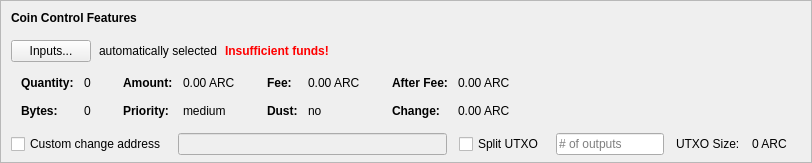
    <widget class="QFrame" name="frameCoinControl">
     <property name="sizePolicy">
      <sizepolicy hsizetype="Expanding" vsizetype="Expanding">
       <horstretch>0</horstretch>
       <verstretch>0</verstretch>
      </sizepolicy>
     </property>
     <property name="maximumSize">
      <size>
       <width>16777215</width>
       <height>16777215</height>
      </size>
     </property>
     <property name="frameShape">
      <enum>QFrame::StyledPanel</enum>
     </property>
     <property name="frameShadow">
      <enum>QFrame::Sunken</enum>
     </property>
     <layout class="QVBoxLayout" name="verticalLayoutCoinControl2">
      <property name="spacing">
       <number>0</number>
      </property>
      <property name="leftMargin">
       <number>0</number>
      </property>
      <property name="topMargin">
       <number>0</number>
      </property>
      <property name="rightMargin">
       <number>0</number>
      </property>
      <property name="bottomMargin">
       <number>6</number>
      </property>
      <item>
       <layout class="QVBoxLayout" name="verticalLayoutCoinControl" stretch="0,0,0,0,1">
        <property name="spacing">
         <number>0</number>
        </property>
        <property name="leftMargin">
         <number>10</number>
        </property>
        <property name="topMargin">
         <number>10</number>
        </property>
        <item>
         <layout class="QHBoxLayout" name="horizontalLayoutCoinControl1">
          <property name="bottomMargin">
           <number>15</number>
          </property>
          <item>
           <widget class="QLabel" name="labelCoinControlFeatures">
            <property name="sizePolicy">
             <sizepolicy hsizetype="Preferred" vsizetype="Maximum">
              <horstretch>0</horstretch>
              <verstretch>0</verstretch>
             </sizepolicy>
            </property>
            <property name="font">
             <font>
              <weight>75</weight>
              <bold>true</bold>
             </font>
            </property>
            <property name="styleSheet">
             <string notr="true">font-weight:bold;</string>
            </property>
            <property name="text">
             <string>Coin Control Features</string>
            </property>
           </widget>
          </item>
         </layout>
        </item>
        <item>
         <layout class="QHBoxLayout" name="horizontalLayoutCoinControl2" stretch="0,0,0,0">
          <property name="spacing">
           <number>8</number>
          </property>
          <property name="bottomMargin">
           <number>10</number>
          </property>
          <item>
           <widget class="QPushButton" name="pushButtonCoinControl">
            <property name="styleSheet">
             <string notr="true"/>
            </property>
            <property name="text">
             <string>Inputs...</string>
            </property>
            <property name="autoDefault">
             <bool>false</bool>
            </property>
           </widget>
          </item>
          <item>
           <widget class="QLabel" name="labelCoinControlAutomaticallySelected">
            <property name="text">
             <string>automatically selected</string>
            </property>
            <property name="margin">
             <number>5</number>
            </property>
           </widget>
          </item>
          <item>
           <widget class="QLabel" name="labelCoinControlInsuffFunds">
            <property name="font">
             <font>
              <weight>75</weight>
              <bold>true</bold>
             </font>
            </property>
            <property name="styleSheet">
             <string notr="true">color:red;font-weight:bold;</string>
            </property>
            <property name="text">
             <string>Insufficient funds!</string>
            </property>
            <property name="margin">
             <number>5</number>
            </property>
           </widget>
          </item>
          <item>
           <spacer name="horizontalSpacerCoinControl">
            <property name="orientation">
             <enum>Qt::Horizontal</enum>
            </property>
            <property name="sizeHint" stdset="0">
             <size>
              <width>40</width>
              <height>1</height>
             </size>
            </property>
           </spacer>
          </item>
         </layout>
        </item>
        <item>
         <widget class="QWidget" name="widgetCoinControl" native="true">
          <property name="sizePolicy">
           <sizepolicy hsizetype="Preferred" vsizetype="Preferred">
            <horstretch>0</horstretch>
            <verstretch>0</verstretch>
           </sizepolicy>
          </property>
          <property name="minimumSize">
           <size>
            <width>0</width>
            <height>0</height>
           </size>
          </property>
          <property name="styleSheet">
           <string notr="true"/>
          </property>
          <layout class="QHBoxLayout" name="horizontalLayoutCoinControl5">
           <property name="leftMargin">
            <number>0</number>
           </property>
           <property name="topMargin">
            <number>0</number>
           </property>
           <property name="rightMargin">
            <number>0</number>
           </property>
           <property name="bottomMargin">
            <number>0</number>
           </property>
           <item>
            <layout class="QHBoxLayout" name="horizontalLayoutCoinControl3" stretch="0,0,0,1">
             <property name="spacing">
              <number>20</number>
             </property>
             <property name="topMargin">
              <number>0</number>
             </property>
             <property name="bottomMargin">
              <number>10</number>
             </property>
             <item>
              <layout class="QFormLayout" name="formLayoutCoinControl1">
               <property name="horizontalSpacing">
                <number>10</number>
               </property>
               <property name="verticalSpacing">
                <number>14</number>
               </property>
               <property name="leftMargin">
                <number>10</number>
               </property>
               <property name="topMargin">
                <number>4</number>
               </property>
               <property name="rightMargin">
                <number>6</number>
               </property>
               <item row="0" column="0">
                <widget class="QLabel" name="labelCoinControlQuantityText">
                 <property name="font">
                  <font>
                   <weight>75</weight>
                   <bold>true</bold>
                  </font>
                 </property>
                 <property name="text">
                  <string>Quantity:</string>
                 </property>
                 <property name="margin">
                  <number>0</number>
                 </property>
                </widget>
               </item>
               <item row="0" column="1">
                <widget class="QLabel" name="labelCoinControlQuantity">
                 <property name="cursor">
                  <cursorShape>IBeamCursor</cursorShape>
                 </property>
                 <property name="contextMenuPolicy">
                  <enum>Qt::ActionsContextMenu</enum>
                 </property>
                 <property name="text">
                  <string notr="true">0</string>
                 </property>
                 <property name="margin">
                  <number>0</number>
                 </property>
                 <property name="textInteractionFlags">
                  <set>Qt::LinksAccessibleByMouse|Qt::TextSelectableByKeyboard|Qt::TextSelectableByMouse</set>
                 </property>
                </widget>
               </item>
               <item row="1" column="0">
                <widget class="QLabel" name="labelCoinControlBytesText">
                 <property name="font">
                  <font>
                   <weight>75</weight>
                   <bold>true</bold>
                  </font>
                 </property>
                 <property name="text">
                  <string>Bytes:</string>
                 </property>
                </widget>
               </item>
               <item row="1" column="1">
                <widget class="QLabel" name="labelCoinControlBytes">
                 <property name="cursor">
                  <cursorShape>IBeamCursor</cursorShape>
                 </property>
                 <property name="contextMenuPolicy">
                  <enum>Qt::ActionsContextMenu</enum>
                 </property>
                 <property name="text">
                  <string notr="true">0</string>
                 </property>
                 <property name="textInteractionFlags">
                  <set>Qt::LinksAccessibleByMouse|Qt::TextSelectableByKeyboard|Qt::TextSelectableByMouse</set>
                 </property>
                </widget>
               </item>
              </layout>
             </item>
             <item>
              <layout class="QFormLayout" name="formLayoutCoinControl2">
               <property name="horizontalSpacing">
                <number>10</number>
               </property>
               <property name="verticalSpacing">
                <number>14</number>
               </property>
               <property name="leftMargin">
                <number>6</number>
               </property>
               <property name="topMargin">
                <number>4</number>
               </property>
               <property name="rightMargin">
                <number>6</number>
               </property>
               <item row="0" column="0">
                <widget class="QLabel" name="labelCoinControlAmountText">
                 <property name="font">
                  <font>
                   <weight>75</weight>
                   <bold>true</bold>
                  </font>
                 </property>
                 <property name="text">
                  <string>Amount:</string>
                 </property>
                 <property name="margin">
                  <number>0</number>
                 </property>
                </widget>
               </item>
               <item row="0" column="1">
                <widget class="QLabel" name="labelCoinControlAmount">
                 <property name="cursor">
                  <cursorShape>IBeamCursor</cursorShape>
                 </property>
                 <property name="contextMenuPolicy">
                  <enum>Qt::ActionsContextMenu</enum>
                 </property>
                 <property name="text">
                  <string notr="true">0.00 ARC</string>
                 </property>
                 <property name="textInteractionFlags">
                  <set>Qt::LinksAccessibleByMouse|Qt::TextSelectableByKeyboard|Qt::TextSelectableByMouse</set>
                 </property>
                </widget>
               </item>
               <item row="1" column="0">
                <widget class="QLabel" name="labelCoinControlPriorityText">
                 <property name="font">
                  <font>
                   <weight>75</weight>
                   <bold>true</bold>
                  </font>
                 </property>
                 <property name="text">
                  <string>Priority:</string>
                 </property>
                </widget>
               </item>
               <item row="1" column="1">
                <widget class="QLabel" name="labelCoinControlPriority">
                 <property name="cursor">
                  <cursorShape>IBeamCursor</cursorShape>
                 </property>
                 <property name="contextMenuPolicy">
                  <enum>Qt::ActionsContextMenu</enum>
                 </property>
                 <property name="text">
                  <string>medium</string>
                 </property>
                 <property name="textInteractionFlags">
                  <set>Qt::LinksAccessibleByMouse|Qt::TextSelectableByKeyboard|Qt::TextSelectableByMouse</set>
                 </property>
                </widget>
               </item>
              </layout>
             </item>
             <item>
              <layout class="QFormLayout" name="formLayoutCoinControl3">
               <property name="horizontalSpacing">
                <number>10</number>
               </property>
               <property name="verticalSpacing">
                <number>14</number>
               </property>
               <property name="leftMargin">
                <number>6</number>
               </property>
               <property name="topMargin">
                <number>4</number>
               </property>
               <property name="rightMargin">
                <number>6</number>
               </property>
               <item row="0" column="0">
                <widget class="QLabel" name="labelCoinControlFeeText">
                 <property name="font">
                  <font>
                   <weight>75</weight>
                   <bold>true</bold>
                  </font>
                 </property>
                 <property name="text">
                  <string>Fee:</string>
                 </property>
                 <property name="margin">
                  <number>0</number>
                 </property>
                </widget>
               </item>
               <item row="0" column="1">
                <widget class="QLabel" name="labelCoinControlFee">
                 <property name="cursor">
                  <cursorShape>IBeamCursor</cursorShape>
                 </property>
                 <property name="contextMenuPolicy">
                  <enum>Qt::ActionsContextMenu</enum>
                 </property>
                 <property name="text">
                  <string notr="true">0.00 ARC</string>
                 </property>
                 <property name="textInteractionFlags">
                  <set>Qt::LinksAccessibleByMouse|Qt::TextSelectableByKeyboard|Qt::TextSelectableByMouse</set>
                 </property>
                </widget>
               </item>
               <item row="1" column="0">
                <widget class="QLabel" name="labelCoinControlLowOutputText">
                 <property name="font">
                  <font>
                   <weight>75</weight>
                   <bold>true</bold>
                  </font>
                 </property>
                 <property name="text">
                  <string>Dust:</string>
                 </property>
                </widget>
               </item>
               <item row="1" column="1">
                <widget class="QLabel" name="labelCoinControlLowOutput">
                 <property name="cursor">
                  <cursorShape>IBeamCursor</cursorShape>
                 </property>
                 <property name="contextMenuPolicy">
                  <enum>Qt::ActionsContextMenu</enum>
                 </property>
                 <property name="text">
                  <string>no</string>
                 </property>
                 <property name="textInteractionFlags">
                  <set>Qt::LinksAccessibleByMouse|Qt::TextSelectableByKeyboard|Qt::TextSelectableByMouse</set>
                 </property>
                </widget>
               </item>
              </layout>
             </item>
             <item>
              <layout class="QFormLayout" name="formLayoutCoinControl4">
               <property name="horizontalSpacing">
                <number>10</number>
               </property>
               <property name="verticalSpacing">
                <number>14</number>
               </property>
               <property name="leftMargin">
                <number>6</number>
               </property>
               <property name="topMargin">
                <number>4</number>
               </property>
               <property name="rightMargin">
                <number>6</number>
               </property>
               <item row="0" column="0">
                <widget class="QLabel" name="labelCoinControlAfterFeeText">
                 <property name="font">
                  <font>
                   <weight>75</weight>
                   <bold>true</bold>
                  </font>
                 </property>
                 <property name="text">
                  <string>After Fee:</string>
                 </property>
                 <property name="margin">
                  <number>0</number>
                 </property>
                </widget>
               </item>
               <item row="0" column="1">
                <widget class="QLabel" name="labelCoinControlAfterFee">
                 <property name="cursor">
                  <cursorShape>IBeamCursor</cursorShape>
                 </property>
                 <property name="contextMenuPolicy">
                  <enum>Qt::ActionsContextMenu</enum>
                 </property>
                 <property name="text">
                  <string notr="true">0.00 ARC</string>
                 </property>
                 <property name="textInteractionFlags">
                  <set>Qt::LinksAccessibleByMouse|Qt::TextSelectableByKeyboard|Qt::TextSelectableByMouse</set>
                 </property>
                </widget>
               </item>
               <item row="1" column="0">
                <widget class="QLabel" name="labelCoinControlChangeText">
                 <property name="font">
                  <font>
                   <weight>75</weight>
                   <bold>true</bold>
                  </font>
                 </property>
                 <property name="text">
                  <string>Change:</string>
                 </property>
                </widget>
               </item>
               <item row="1" column="1">
                <widget class="QLabel" name="labelCoinControlChange">
                 <property name="cursor">
                  <cursorShape>IBeamCursor</cursorShape>
                 </property>
                 <property name="contextMenuPolicy">
                  <enum>Qt::ActionsContextMenu</enum>
                 </property>
                 <property name="text">
                  <string notr="true">0.00 ARC</string>
                 </property>
                 <property name="textInteractionFlags">
                  <set>Qt::LinksAccessibleByMouse|Qt::TextSelectableByKeyboard|Qt::TextSelectableByMouse</set>
                 </property>
                </widget>
               </item>
              </layout>
             </item>
            </layout>
           </item>
          </layout>
         </widget>
        </item>
        <item>
         <layout class="QHBoxLayout" name="horizontalLayoutCoinControl4" stretch="0,0,0,0,0,0,0">
          <property name="spacing">
           <number>12</number>
          </property>
          <property name="sizeConstraint">
           <enum>QLayout::SetDefaultConstraint</enum>
          </property>
          <property name="topMargin">
           <number>5</number>
          </property>
          <property name="rightMargin">
           <number>5</number>
          </property>
          <item>
           <widget class="QCheckBox" name="checkBoxCoinControlChange">
            <property name="toolTip">
             <string>If this is activated, but the change address is empty or invalid, change will be sent to a newly generated address.</string>
            </property>
            <property name="text">
             <string>Custom change address</string>
            </property>
           </widget>
          </item>
          <item>
           <widget class="QValidatedLineEdit" name="lineEditCoinControlChange">
            <property name="enabled">
             <bool>false</bool>
            </property>
            <property name="sizePolicy">
             <sizepolicy hsizetype="Expanding" vsizetype="Fixed">
              <horstretch>0</horstretch>
              <verstretch>0</verstretch>
             </sizepolicy>
            </property>
           </widget>
          </item>
          <item>
           <widget class="QCheckBox" name="splitBlockCheckBox">
            <property name="text">
             <string>Split UTXO</string>
            </property>
           </widget>
          </item>
          <item>
           <widget class="QLineEdit" name="splitBlockLineEdit">
            <property name="sizePolicy">
             <sizepolicy hsizetype="Fixed" vsizetype="Fixed">
              <horstretch>50</horstretch>
              <verstretch>0</verstretch>
             </sizepolicy>
            </property>
            <property name="placeholderText">
             <string># of outputs</string>
            </property>
           </widget>
          </item>
          <item>
           <widget class="QLabel" name="labelBlockSizeText">
            <property name="text">
             <string>UTXO Size:</string>
            </property>
           </widget>
          </item>
          <item>
           <widget class="QLabel" name="labelBlockSize">
            <property name="text">
             <string>0 ARC</string>
            </property>
           </widget>
          </item>
          <item>
           <widget class="QLabel" name="labelCoinControlChangeLabel">
            <property name="sizePolicy">
             <sizepolicy hsizetype="Preferred" vsizetype="Expanding">
              <horstretch>0</horstretch>
              <verstretch>0</verstretch>
             </sizepolicy>
            </property>
            <property name="minimumSize">
             <size>
              <width>0</width>
              <height>0</height>
             </size>
            </property>
            <property name="text">
             <string/>
            </property>
            <property name="margin">
             <number>3</number>
            </property>
           </widget>
          </item>
         </layout>
        </item>
        <item>
         <spacer name="verticalSpacerCoinControl">
          <property name="orientation">
           <enum>Qt::Vertical</enum>
          </property>
          <property name="sizeHint" stdset="0">
           <size>
            <width>800</width>
            <height>1</height>
           </size>
          </property>
         </spacer>
        </item>
       </layout>
      </item>
     </layout>
    </widget>
